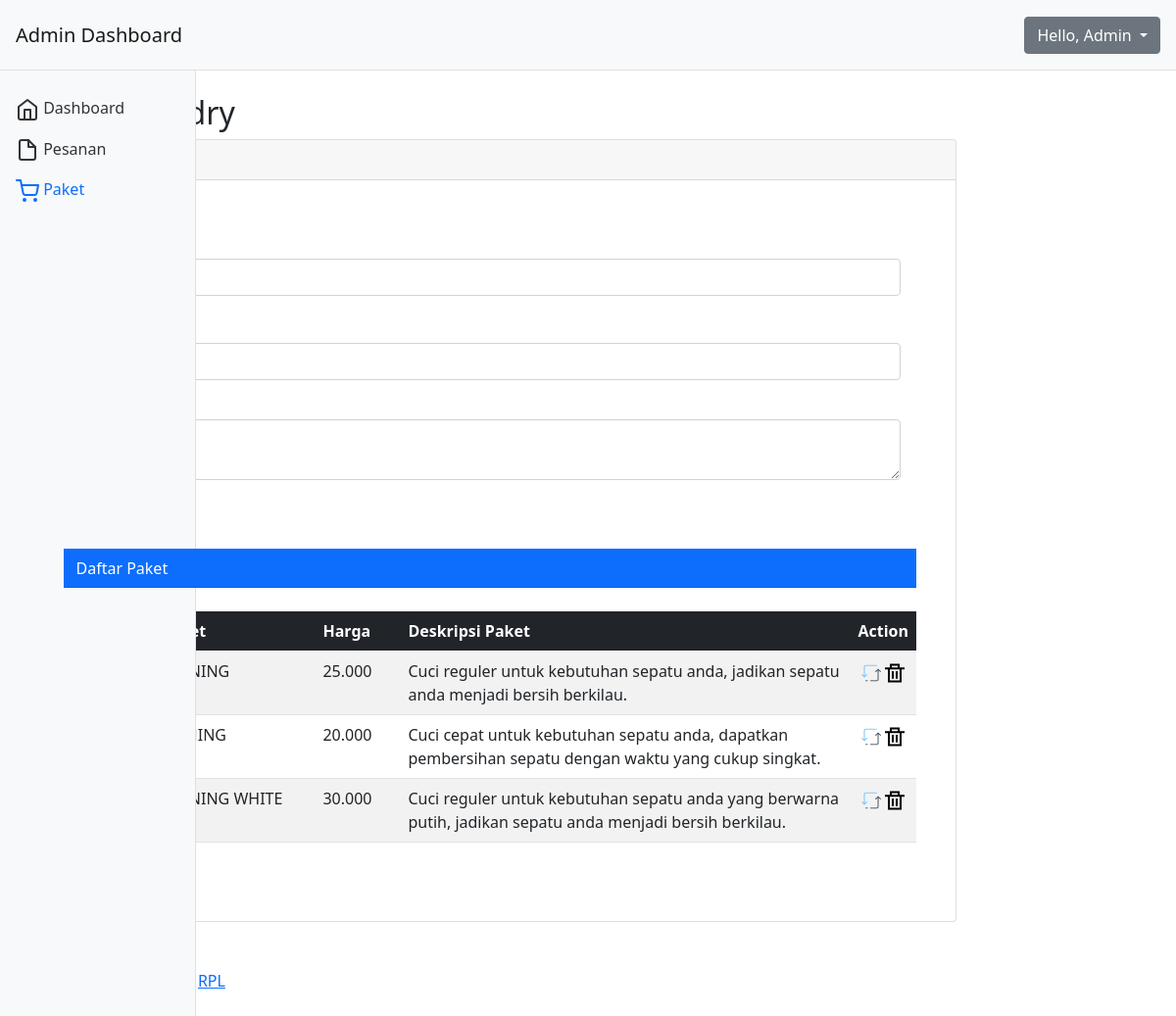
/admin/paket.php, run on the app's committed database.
### tables this page shows
CREATE TABLE `paket` (
  `id_paket` int(11) NOT NULL,
  `nama_paket` varchar(255) NOT NULL,
  `harga` varchar(255) NOT NULL,
  `deskripsi` text NOT NULL
);

### admin/paket.php (the view, shortened to what this page needs)
<?php
$namapaket = "";
$harga = "";
$deskripsi = "";
?>
<!DOCTYPE html>
<html lang="en">
<head>
    <link rel="stylesheet" href="https://stackpath.bootstrapcdn.com/bootstrap/5.0.0-alpha1/css/bootstrap.min.css">
    <link rel="stylesheet" href="https://cdn.jsdelivr.net/chartist.js/latest/chartist.min.css">
</head>
<body>
    <nav class="navbar navbar-light bg-light p-3">
        <div class="d-flex col-12 col-md-3 col-lg-2 mb-2 mb-lg-0 flex-wrap flex-md-nowrap justify-content-between">
            <a class="navbar-brand" href="#">
                Admin Dashboard
            </a>
        </div>
        <div class="col-12 col-md-5 col-lg-8 d-flex align-items-center justify-content-md-end mt-3 mt-md-0">
            <div class="dropdown">
                <button class="btn btn-secondary dropdown-toggle" type="button" id="dropdownMenuButton" data-toggle="dropdown" aria-expanded="false">
                    Hello, Admin
                </button>
            </div>
        </div>
    </nav>
    <div class="container-fluid">
        <div class="row">
            <nav id="sidebar" class="col-md-3 col-lg-2 d-md-block bg-light sidebar collapse">
                <div class="position-sticky">
                    <ul class="nav flex-column">
                        <li class="nav-item">
                            <a class="nav-link" aria-current="page" href="index.php">
                                <span class="ml-2">Dashboard</span>
                            </a>
                        </li>
                        <li class="nav-item">
                            <a class="nav-link" href="pesanan.php">
                                <span class="ml-2">Pesanan</span>
                            </a>
                        </li>
                        <li class="nav-item">
                            <a class="nav-link active" href="paket.php">
                                <span class="ml-2">Paket</span>
                            </a>
                        </li>
                    </ul>
                </div>
            </nav>
            <main class="col-md-9 ml-sm-auto col-lg-10 px-md-4 py-4">
                <h1 class="h2">Paket Laundry</h1>
                <div class="row">
                    <div class="col-10 col-xl mb-4 mb-lg-0">
                        <div class="card">
                            <h5 class="card-header">Form Paket</h5>
                            <div class="card-body">
                                <section class=" text-dark p-5 p-lg-3">
                                    <div class="container">
                                        <form class="row g-3" method="POST" action="">
                                            <div class="col-md-12">
                                                <label for="inputnama" class="form-label">Nama Paket</label>
                                                <input type="text" class="form-control" name="namapaket" value="<?php echo $namapaket ?>">
                                            </div>
                                            <div class="col-md-12">
                                                <label for="inputharga" class="form-label">Harga</label>
                                                <input type="number" class="form-control" name="harga" value="<?php echo $harga ?>">
                                            </div>
                                            <div class="col-12">
                                                <label for="floatingTextarea">Deskripsi Paket</label>
                                                <textarea name="deskripsi" class="form-control" id="floatingTextarea" value=""><?php echo $deskripsi ?></textarea>
                                            </div>
                                            <div class="col-12">
                                                <button type="submit" class="btn btn-primary" name="submit">Simpan</button>
                                            </div>
                                        </form>
                                    </div>
                                </section>
                                <div class="container mb-5">
                                    <nav class="navbar text-white" style="background-color: #0d6efd">
                                        &nbsp;&nbsp; Daftar Paket
                                    </nav><br>
                                    <div class="table-responsive">
                                        <?php
                                        include '../koneksi.php';
                                        echo "<table class='table table-striped table-hover'>";
                                        echo "<thead>";
                                        echo "<tr class='table-dark'>";
                                        echo "<th scope='col'>No</th>";
                                        echo "<th style='width:25%' scope='col'>Nama Paket</th>";
                                        echo "<th style='width:10%' scope='col'>Harga</th>";
                                        echo "<th scope='col'>Deskripsi Paket</th>";
                                        echo "<th scope='col'>Action</th>";
                                        echo "</tr>";
                                        echo "</thead>";
                                        $tampil = mysqli_query($conn, "SELECT * FROM paket");
                                        $i = 1;
                                        echo "<tbody>";
                                        foreach ($tampil as $row) {
                                            echo "<tr>";
                                            echo "<th scope='row'>" . $i . "</th>";
                                            echo "<td>" . $row["nama_paket"] . "</td>";
                                            echo "<td>" . ($row["harga"]) . "</td>";
                                            echo "<td>" . $row["deskripsi"] . "</td>";
                                            echo "<td class='text-center'><a href='paket.php?op=update&id=$row[id_paket]'><img src='assets/update.png' width='20' height='20'></a> <a href='paket.php?op=delete&id=$row[id_paket]'><img src='assets/delete.svg' width='20' height='20'></a></td>";
                                            echo "</tr>";
                                            $i++;
                                        }
                                        echo "</tbody>";
                                        echo "</table>";
                                        ?>
                                    </div>
                                </div>
                            </div>
                        </div>
                    </div>
                </div>
                <footer class="pt-5 d-flex justify-content-between">
                    <span>Copyright © 2019-2020 <a href="https://www.instagram.com/dimasasna/">RPL</a></span>
                </footer>
            </main>
        </div>
    </div>
</body>
</html>

### admin/paket.php (style rules this page uses)
.sidebar { position: fixed; top: 0; bottom: 0; left: 0; z-index: 100; padding: 90px 0 0; box-shadow: inset -1px 0 0 rgba(0, 0, 0, .1); z-index: 99; }
.navbar { box-shadow: inset 0 -1px 0 rgba(0, 0, 0, .1); }
@media (min-width: 767.98px) { .navbar { top: 0; position: sticky; z-index: 999; } }
.sidebar .nav-link { color: #333; }
.sidebar .nav-link.active { color: #0d6efd; }

### data on the page
paket: harga "25.000", deskripsi "Cuci reguler untuk kebutuhan sepatu anda, jadikan sepatu anda menjadi bersih berkilau."
paket: harga "20.000", deskripsi "Cuci cepat untuk kebutuhan sepatu anda, dapatkan pembersihan sepatu dengan waktu yang cukup singkat."
paket: nama_paket "DEEP CLEANING WHITE", harga "30.000", deskripsi "Cuci reguler untuk kebutuhan sepatu anda yang berwarna putih, jadikan sepatu anda menjadi bersih berkilau."
